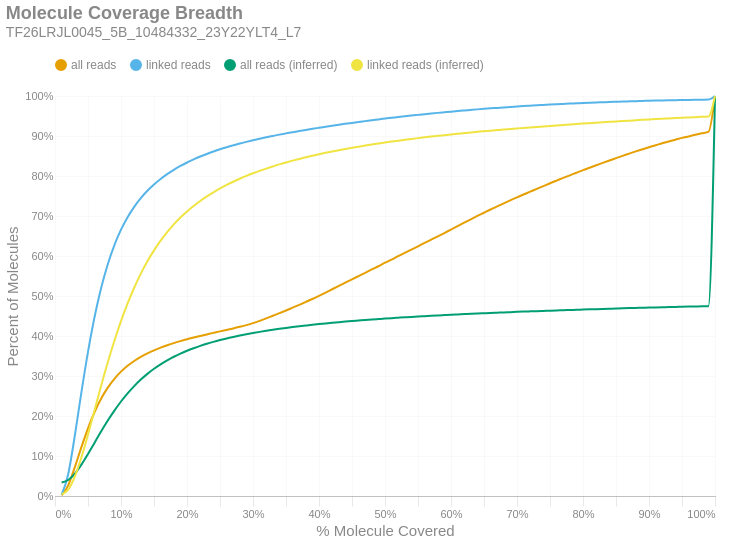

The notebook cell saved with this chart:
### Markdown cell above
### Molecule Read Coverage
This chart shows molecule coverage breadth as computed by the number of bases aligned to that molecule. In other words, "*how much of each unique long molecule is actually sequenced/aligned?*" Keep in mind there is a distinction between sequences and alignments, since some sequences belonging to a particular molecule may not align well and wouldn't appear in the alignment data. This chart also shows molecule coverage breadth as computed by the *inferred fragment* from which the aligned sequences originate. Unlike read coverage, this calculation takes into account the total insert size, including unsequenced gaps between the forward and reverse reads. Like the previous figures, these are cumulative percents.

### Code cell
if SKIPLR:
    print_html(f"Skipped")
else:
    binned_df = consolidated_hist(valids['coverage_bp'], mask, 0.01, True)
    binned_df_inf = consolidated_hist(valids['coverage_inserts'], mask, 0.01, True)
    binned_df = binned_df.with_columns(pl.lit(binned_df_inf['all reads (cumsum)']).alias('all reads (inferred)'))
    binned_df = binned_df.with_columns(pl.lit(binned_df_inf['linked reads (cumsum)']).alias('linked reads (inferred)'))
    binned_df = binned_df.with_columns(
        (pl.col('bin').cast(pl.Float64) + 0.01).alias('right_edge')
    )

    with SafeRender(binned_df):
        (
            density_plot(binned_df, 'Molecule Coverage Breadth', samplename, 'molcov', ['all reads (inferred)','linked reads (inferred)'])
            .encode(
                #x=alt.X('bin:Q', title="% Molecule Covered").axis(format = '%').scale(padding=0),
                x=alt.X('right_edge:Q', title="% Molecule Covered").axis(format='%').scale(padding=0),
                y=alt.Y('value:Q', title='Percent of Molecules')
                    .axis(format='%')
                    .stack(False)
                    .scale(domainMin=0, padding=0),
                color=alt.Color("key:N").scale(domain = ["all reads", "linked reads", "all reads (inferred)", "linked reads (inferred)"]),
                tooltip = [
                    alt.Tooltip("key:N", title = "Data Type"),
                    alt.Tooltip("range_label:N", title="% Molecule Covered"),
                    alt.Tooltip("value:Q", format = ".2%", title="% Molecules")
                ]
            )
        ).display()

### Figure 1 — Vega-Lite specification as saved in the notebook (floating-point values rounded to 4 significant figures)
{"width": "container", "height": 400, "config": {"title": {"anchor": "start", "dy": -15, "fontSize": 18, "color": "#888888", "subtitleColor": "#888888", "subtitleFontSize": 14}, "arc": {"fill": "#0072B2"}, "axis": {"domainColor": "#888888", "domainWidth": 0.5, "gridWidth": 0.2, "grid": false, "titleFontWeight": 400, "titleFontSize": 15, "labelFontSize": 11, "labelColor": "#888888", "tickColor": "#888888", "tickWidth": 0.2, "titleColor": "#888888"}, "axisBand": {"grid": false}, "axisX": {"grid": true, "tickSize": 10, "domainCap": "round"}, "axisY": {"domain": false, "grid": true, "tickSize": 0, "domainCap": "round"}, "background": "transparent", "header": {"labelFontSize": 15, "labelColor": "#888888", "titleFontSize": 15, "titleFontWeight": 600, "titleColor": "#888888"}, "legend": {"labelFont": "sans-serif", "labelFontSize": 12, "labelColor": "#888888", "symbolSize": 100, "symbolType": "circle", "titleFontSize": 12, "titlePadding": 10, "titleColor": "#888888", "title": null, "orient": "top"}, "range": {"category": ["#E69F00", "#56B4E9", "#009E73", "#F0E442", "#0072B2", "#D55E00", "#CC79A7", "#000000"], "diverging": ["#cfe8f3", "#a2d4ec", "#73bfe2", "#46abdb", "#1696d2", "#12719e"]}, "area": {"fill": "#0072B2", "fillOpacity": 0.7, "line": true, "strokeOpacity": 0.7}, "line": {"color": "#0072B2", "stroke": "#0072B2", "strokeWidth": 2}, "trail": {"color": "#0072B2", "stroke": "#0072B2", "strokeWidth": 0, "size": 1}, "point": {"filled": true, "fillOpacity": 1.0, "size": 95}, "text": {"color": "#888888", "fontSize": 11, "align": "right", "fontWeight": 400, "size": 11}, "bar": {"fill": "#0072B2", "stroke": null}, "view": {"stroke": null, "continuousWidth": 660, "continuousHeight": 400}}, "data": {"name": "data-0ededbb63774beaaef6142b862d1686d"}, "mark": {"type": "line", "interpolate": "monotone", "point": {"opacity": 0, "size": 275}}, "encoding": {"color": {"field": "key", "scale": {"domain": ["all reads", "linked reads", "all reads (inferred)", "linked reads (inferred)"]}, "type": "nominal"}, "tooltip": [{"field": "key", "title": "Data Type", "type": "nominal"}, {"field": "range_label", "title": "% Molecule Covered", "type": "nominal"}, {"field": "value", "format": ".2%", "title": "% Molecules", "type": "quantitative"}], "x": {"axis": {"format": "%"}, "field": "right_edge", "scale": {"padding": 0}, "title": "% Molecule Covered", "type": "quantitative"}, "y": {"axis": {"format": "%"}, "field": "value", "scale": {"domainMin": 0, "padding": 0}, "stack": false, "title": "Percent of Molecules", "type": "quantitative"}}, "params": [{"name": "param_c36ac31b6afebe62", "select": {"type": "point", "fields": ["key"]}, "bind": "legend"}], "title": {"text": "Molecule Coverage Breadth", "subtitle": "TF26LRJL0045_5B_10484332_23Y22YLT4_L7"}, "transform": [{"fold": ["all reads (cumsum)", "linked reads (cumsum)", "all reads (inferred)", "linked reads (inferred)"]}, {"calculate": "replace(datum.key, ' (cumsum)', '')", "as": "key"}, {"filter": {"param": "param_c36ac31b6afebe62"}}], "usermeta": {"embedOptions": {"downloadFileName": "TF26LRJL0045_5B_10484332_23Y22YLT4_L7.molcov"}}, "$schema": "https://vega.github.io/schema/vega-lite/v6.4.1.json", "datasets": {"data-0ededbb63774beaaef6142b862d1686d": [{"bin": "0.0", "interval": "0.0-0.01", "all reads": 0.001728, "linked reads": 0.002917, "all reads (cumsum)": 0.001728, "linked reads (cumsum)": 0.002917, "range_label": "0.0-0.01", "all reads (inferred)": 0.03384, "linked reads (inferred)": 0.004225, "right_edge": 0.01}, {"bin": "0.01", "interval": "0.01-0.02", "all reads": 0.02501, "linked reads": 0.05165, "all reads (cumsum)": 0.02674, "linked reads (cumsum)": 0.05456, "range_label": "0.01-0.02", "all reads (inferred)": 0.04001, "linked reads (inferred)": 0.01582, "right_edge": 0.02}, {"bin": "0.02", "interval": "0.02-0.03", "all reads": 0.04511, "linked reads": 0.09605, "all reads (cumsum)": 0.07186, "linked reads (cumsum)": 0.1506, "range_label": "0.02-0.03", "all reads (inferred)": 0.05566, "linked reads (inferred)": 0.04842, "right_edge": 0.03}, {"bin": "0.03", "interval": "0.03-0.04", "all reads": 0.0504, "linked reads": 0.1083, "all reads (cumsum)": 0.1223, "linked reads (cumsum)": 0.259, "range_label": "0.03-0.04", "all reads (inferred)": 0.07836, "linked reads (inferred)": 0.09674, "right_edge": 0.04}, {"bin": "0.04", "interval": "0.04-0.05", "all reads": 0.04696, "linked reads": 0.1013, "all reads (cumsum)": 0.1692, "linked reads (cumsum)": 0.3602, "range_label": "0.04-0.05", "all reads (inferred)": 0.105, "linked reads (inferred)": 0.1538, "right_edge": 0.05}, {"bin": "0.05", "interval": "0.05-0.06", "all reads": 0.0407, "linked reads": 0.08788, "all reads (cumsum)": 0.2099, "linked reads (cumsum)": 0.4481, "range_label": "0.05-0.06", "all reads (inferred)": 0.1334, "linked reads (inferred)": 0.215, "right_edge": 0.06}, {"bin": "0.06", "interval": "0.06-0.07", "all reads": 0.03365, "linked reads": 0.07265, "all reads (cumsum)": 0.2436, "linked reads (cumsum)": 0.5208, "range_label": "0.06-0.07", "all reads (inferred)": 0.1616, "linked reads (inferred)": 0.276, "right_edge": 0.07}, {"bin": "0.07", "interval": "0.07-0.08", "all reads": 0.02724, "linked reads": 0.05877, "all reads (cumsum)": 0.2708, "linked reads (cumsum)": 0.5795, "range_label": "0.07-0.08", "all reads (inferred)": 0.1886, "linked reads (inferred)": 0.3343, "right_edge": 0.08}, {"bin": "0.08", "interval": "0.08-0.09", "all reads": 0.02218, "linked reads": 0.04782, "all reads (cumsum)": 0.293, "linked reads (cumsum)": 0.6274, "range_label": "0.08-0.09", "all reads (inferred)": 0.2135, "linked reads (inferred)": 0.388, "right_edge": 0.09}, {"bin": "0.09", "interval": "0.09-0.1", "all reads": 0.01787, "linked reads": 0.03841, "all reads (cumsum)": 0.3109, "linked reads (cumsum)": 0.6658, "range_label": "0.09-0.1", "all reads (inferred)": 0.2362, "linked reads (inferred)": 0.4372, "right_edge": 0.1}, {"bin": "0.1", "interval": "0.1-0.11", "all reads": 0.0146, "linked reads": 0.0313, "all reads (cumsum)": 0.3255, "linked reads (cumsum)": 0.6971, "range_label": "0.1-0.11", "all reads (inferred)": 0.2566, "linked reads (inferred)": 0.4813, "right_edge": 0.11}, {"bin": "0.11", "interval": "0.11-0.12", "all reads": 0.01213, "linked reads": 0.0259, "all reads (cumsum)": 0.3376, "linked reads (cumsum)": 0.723, "range_label": "0.11-0.12", "all reads (inferred)": 0.2748, "linked reads (inferred)": 0.5207, "right_edge": 0.12}, {"bin": "0.12", "interval": "0.12-0.13", "all reads": 0.01016, "linked reads": 0.02156, "all reads (cumsum)": 0.3478, "linked reads (cumsum)": 0.7445, "range_label": "0.12-0.13", "all reads (inferred)": 0.291, "linked reads (inferred)": 0.5558, "right_edge": 0.13}, {"bin": "0.13", "interval": "0.13-0.14", "all reads": 0.008773, "linked reads": 0.01847, "all reads (cumsum)": 0.3565, "linked reads (cumsum)": 0.763, "range_label": "0.13-0.14", "all reads (inferred)": 0.3054, "linked reads (inferred)": 0.5868, "right_edge": 0.14}, {"bin": "0.14", "interval": "0.14-0.15", "all reads": 0.007628, "linked reads": 0.0159, "all reads (cumsum)": 0.3642, "linked reads (cumsum)": 0.7789, "range_label": "0.14-0.15", "all reads (inferred)": 0.318, "linked reads (inferred)": 0.6141, "right_edge": 0.15}, {"bin": "0.15", "interval": "0.15-0.16", "all reads": 0.006676, "linked reads": 0.01373, "all reads (cumsum)": 0.3708, "linked reads (cumsum)": 0.7926, "range_label": "0.15-0.16", "all reads (inferred)": 0.3292, "linked reads (inferred)": 0.6383, "right_edge": 0.16}, {"bin": "0.16", "interval": "0.16-0.17", "all reads": 0.005956, "linked reads": 0.01199, "all reads (cumsum)": 0.3768, "linked reads (cumsum)": 0.8046, "range_label": "0.16-0.17", "all reads (inferred)": 0.3391, "linked reads (inferred)": 0.6597, "right_edge": 0.17}, {"bin": "0.17", "interval": "0.17-0.18", "all reads": 0.005464, "linked reads": 0.0108, "all reads (cumsum)": 0.3823, "linked reads (cumsum)": 0.8154, "range_label": "0.17-0.18", "all reads (inferred)": 0.3481, "linked reads (inferred)": 0.6791, "right_edge": 0.18}, {"bin": "0.18", "interval": "0.18-0.19", "all reads": 0.004951, "linked reads": 0.009592, "all reads (cumsum)": 0.3872, "linked reads (cumsum)": 0.825, "range_label": "0.18-0.19", "all reads (inferred)": 0.356, "linked reads (inferred)": 0.6962, "right_edge": 0.19}, {"bin": "0.19", "interval": "0.19-0.2", "all reads": 0.004645, "linked reads": 0.008755, "all reads (cumsum)": 0.3919, "linked reads (cumsum)": 0.8338, "range_label": "0.19-0.2", "all reads (inferred)": 0.3631, "linked reads (inferred)": 0.7113, "right_edge": 0.2}, {"bin": "0.2", "interval": "0.2-0.21", "all reads": 0.004191, "linked reads": 0.007773, "all reads (cumsum)": 0.396, "linked reads (cumsum)": 0.8415, "range_label": "0.2-0.21", "all reads (inferred)": 0.3694, "linked reads (inferred)": 0.725, "right_edge": 0.21}, {"bin": "0.21", "interval": "0.21-0.22", "all reads": 0.004013, "linked reads": 0.007191, "all reads (cumsum)": 0.4001, "linked reads (cumsum)": 0.8487, "range_label": "0.21-0.22", "all reads (inferred)": 0.3753, "linked reads (inferred)": 0.7376, "right_edge": 0.22}, {"bin": "0.22", "interval": "0.22-0.23", "all reads": 0.003864, "linked reads": 0.006414, "all reads (cumsum)": 0.4039, "linked reads (cumsum)": 0.8551, "range_label": "0.22-0.23", "all reads (inferred)": 0.3806, "linked reads (inferred)": 0.749, "right_edge": 0.23}, {"bin": "0.23", "interval": "0.23-0.24", "all reads": 0.003871, "linked reads": 0.005987, "all reads (cumsum)": 0.4078, "linked reads (cumsum)": 0.8611, "range_label": "0.23-0.24", "all reads (inferred)": 0.3854, "linked reads (inferred)": 0.7593, "right_edge": 0.24}, {"bin": "0.24", "interval": "0.24-0.25", "all reads": 0.003825, "linked reads": 0.005635, "all reads (cumsum)": 0.4116, "linked reads (cumsum)": 0.8668, "range_label": "0.24-0.25", "all reads (inferred)": 0.3898, "linked reads (inferred)": 0.7688, "right_edge": 0.25}, {"bin": "0.25", "interval": "0.25-0.26", "all reads": 0.00362, "linked reads": 0.005096, "all reads (cumsum)": 0.4152, "linked reads (cumsum)": 0.8719, "range_label": "0.25-0.26", "all reads (inferred)": 0.3939, "linked reads (inferred)": 0.7777, "right_edge": 0.26}, {"bin": "0.26", "interval": "0.26-0.27", "all reads": 0.003685, "linked reads": 0.004709, "all reads (cumsum)": 0.4189, "linked reads (cumsum)": 0.8766, "range_label": "0.26-0.27", "all reads (inferred)": 0.3977, "linked reads (inferred)": 0.7857, "right_edge": 0.27}, {"bin": "0.27", "interval": "0.27-0.28", "all reads": 0.004025, "linked reads": 0.004551, "all reads (cumsum)": 0.4229, "linked reads (cumsum)": 0.8811, "range_label": "0.27-0.28", "all reads (inferred)": 0.4012, "linked reads (inferred)": 0.7932, "right_edge": 0.28}, {"bin": "0.28", "interval": "0.28-0.29", "all reads": 0.004297, "linked reads": 0.0042, "all reads (cumsum)": 0.4272, "linked reads (cumsum)": 0.8853, "range_label": "0.28-0.29", "all reads (inferred)": 0.4044, "linked reads (inferred)": 0.8002, "right_edge": 0.29}, {"bin": "0.29", "interval": "0.29-0.3", "all reads": 0.004848, "linked reads": 0.004028, "all reads (cumsum)": 0.4321, "linked reads (cumsum)": 0.8893, "range_label": "0.29-0.3", "all reads (inferred)": 0.4075, "linked reads (inferred)": 0.8068, "right_edge": 0.3}, {"bin": "0.3", "interval": "0.3-0.31", "all reads": 0.005599, "linked reads": 0.00383, "all reads (cumsum)": 0.4377, "linked reads (cumsum)": 0.8932, "range_label": "0.3-0.31", "all reads (inferred)": 0.4103, "linked reads (inferred)": 0.8128, "right_edge": 0.31}, {"bin": "0.31", "interval": "0.31-0.32", "all reads": 0.006249, "linked reads": 0.003605, "all reads (cumsum)": 0.4439, "linked reads (cumsum)": 0.8968, "range_label": "0.31-0.32", "all reads (inferred)": 0.413, "linked reads (inferred)": 0.8185, "right_edge": 0.32}, {"bin": "0.32", "interval": "0.32-0.33", "all reads": 0.006581, "linked reads": 0.003369, "all reads (cumsum)": 0.4505, "linked reads (cumsum)": 0.9001, "range_label": "0.32-0.33", "all reads (inferred)": 0.4155, "linked reads (inferred)": 0.8239, "right_edge": 0.33}, {"bin": "0.33", "interval": "0.33-0.34", "all reads": 0.0066, "linked reads": 0.00332, "all reads (cumsum)": 0.4571, "linked reads (cumsum)": 0.9035, "range_label": "0.33-0.34", "all reads (inferred)": 0.4179, "linked reads (inferred)": 0.8291, "right_edge": 0.34}, {"bin": "0.34", "interval": "0.34-0.35", "all reads": 0.006721, "linked reads": 0.003082, "all reads (cumsum)": 0.4638, "linked reads (cumsum)": 0.9065, "range_label": "0.34-0.35", "all reads (inferred)": 0.4202, "linked reads (inferred)": 0.8339, "right_edge": 0.35}, {"bin": "0.35", "interval": "0.35-0.36", "all reads": 0.006975, "linked reads": 0.003031, "all reads (cumsum)": 0.4708, "linked reads (cumsum)": 0.9096, "range_label": "0.35-0.36", "all reads (inferred)": 0.4223, "linked reads (inferred)": 0.8384, "right_edge": 0.36}, {"bin": "0.36", "interval": "0.36-0.37", "all reads": 0.006945, "linked reads": 0.002813, "all reads (cumsum)": 0.4778, "linked reads (cumsum)": 0.9124, "range_label": "0.36-0.37", "all reads (inferred)": 0.4243, "linked reads (inferred)": 0.8427, "right_edge": 0.37}, {"bin": "0.37", "interval": "0.37-0.38", "all reads": 0.007355, "linked reads": 0.0028, "all reads (cumsum)": 0.4851, "linked reads (cumsum)": 0.9152, "range_label": "0.37-0.38", "all reads (inferred)": 0.4262, "linked reads (inferred)": 0.8468, "right_edge": 0.38}, {"bin": "0.38", "interval": "0.38-0.39", "all reads": 0.007379, "linked reads": 0.002727, "all reads (cumsum)": 0.4925, "linked reads (cumsum)": 0.9179, "range_label": "0.38-0.39", "all reads (inferred)": 0.4281, "linked reads (inferred)": 0.8507, "right_edge": 0.39}, {"bin": "0.39", "interval": "0.39-0.4", "all reads": 0.007811, "linked reads": 0.002606, "all reads (cumsum)": 0.5003, "linked reads (cumsum)": 0.9205, "range_label": "0.39-0.4", "all reads (inferred)": 0.4298, "linked reads (inferred)": 0.8544, "right_edge": 0.4}, {"bin": "0.4", "interval": "0.4-0.41", "all reads": 0.008117, "linked reads": 0.002604, "all reads (cumsum)": 0.5084, "linked reads (cumsum)": 0.9231, "range_label": "0.4-0.41", "all reads (inferred)": 0.4314, "linked reads (inferred)": 0.8579, "right_edge": 0.41}, {"bin": "0.41", "interval": "0.41-0.42", "all reads": 0.008422, "linked reads": 0.002503, "all reads (cumsum)": 0.5168, "linked reads (cumsum)": 0.9256, "range_label": "0.41-0.42", "all reads (inferred)": 0.433, "linked reads (inferred)": 0.8613, "right_edge": 0.42}, {"bin": "0.42", "interval": "0.42-0.43", "all reads": 0.008348, "linked reads": 0.002445, "all reads (cumsum)": 0.5252, "linked reads (cumsum)": 0.9281, "range_label": "0.42-0.43", "all reads (inferred)": 0.4345, "linked reads (inferred)": 0.8645, "right_edge": 0.43}, {"bin": "0.43", "interval": "0.43-0.44", "all reads": 0.00832, "linked reads": 0.002346, "all reads (cumsum)": 0.5335, "linked reads (cumsum)": 0.9304, "range_label": "0.43-0.44", "all reads (inferred)": 0.436, "linked reads (inferred)": 0.8676, "right_edge": 0.44}, {"bin": "0.44", "interval": "0.44-0.45", "all reads": 0.008298, "linked reads": 0.002338, "all reads (cumsum)": 0.5418, "linked reads (cumsum)": 0.9328, "range_label": "0.44-0.45", "all reads (inferred)": 0.4373, "linked reads (inferred)": 0.8705, "right_edge": 0.45}, {"bin": "0.45", "interval": "0.45-0.46", "all reads": 0.008086, "linked reads": 0.002264, "all reads (cumsum)": 0.5499, "linked reads (cumsum)": 0.935, "range_label": "0.45-0.46", "all reads (inferred)": 0.4387, "linked reads (inferred)": 0.8733, "right_edge": 0.46}, {"bin": "0.46", "interval": "0.46-0.47", "all reads": 0.008063, "linked reads": 0.002175, "all reads (cumsum)": 0.558, "linked reads (cumsum)": 0.9372, "range_label": "0.46-0.47", "all reads (inferred)": 0.44, "linked reads (inferred)": 0.8761, "right_edge": 0.47}, {"bin": "0.47", "interval": "0.47-0.48", "all reads": 0.008363, "linked reads": 0.002208, "all reads (cumsum)": 0.5663, "linked reads (cumsum)": 0.9394, "range_label": "0.47-0.48", "all reads (inferred)": 0.4412, "linked reads (inferred)": 0.8787, "right_edge": 0.48}, {"bin": "0.48", "interval": "0.48-0.49", "all reads": 0.008032, "linked reads": 0.002048, "all reads (cumsum)": 0.5744, "linked reads (cumsum)": 0.9415, "range_label": "0.48-0.49", "all reads (inferred)": 0.4424, "linked reads (inferred)": 0.8813, "right_edge": 0.49}, {"bin": "0.49", "interval": "0.49-0.5", "all reads": 0.008914, "linked reads": 0.002125, "all reads (cumsum)": 0.5833, "linked reads (cumsum)": 0.9436, "range_label": "0.49-0.5", "all reads (inferred)": 0.4436, "linked reads (inferred)": 0.8838, "right_edge": 0.5}, {"bin": "0.5", "interval": "0.5-0.51", "all reads": 0.007619, "linked reads": 0.001888, "all reads (cumsum)": 0.5909, "linked reads (cumsum)": 0.9455, "range_label": "0.5-0.51", "all reads (inferred)": 0.4447, "linked reads (inferred)": 0.8861, "right_edge": 0.51}, {"bin": "0.51", "interval": "0.51-0.52", "all reads": 0.008533, "linked reads": 0.001953, "all reads (cumsum)": 0.5994, "linked reads (cumsum)": 0.9474, "range_label": "0.51-0.52", "all reads (inferred)": 0.4457, "linked reads (inferred)": 0.8883, "right_edge": 0.52}, {"bin": "0.52", "interval": "0.52-0.53", "all reads": 0.0082, "linked reads": 0.001865, "all reads (cumsum)": 0.6076, "linked reads (cumsum)": 0.9493, "range_label": "0.52-0.53", "all reads (inferred)": 0.4468, "linked reads (inferred)": 0.8905, "right_edge": 0.53}, {"bin": "0.53", "interval": "0.53-0.54", "all reads": 0.008395, "linked reads": 0.001795, "all reads (cumsum)": 0.616, "linked reads (cumsum)": 0.9511, "range_label": "0.53-0.54", "all reads (inferred)": 0.4478, "linked reads (inferred)": 0.8927, "right_edge": 0.54}, {"bin": "0.54", "interval": "0.54-0.55", "all reads": 0.008242, "linked reads": 0.001733, "all reads (cumsum)": 0.6243, "linked reads (cumsum)": 0.9528, "range_label": "0.54-0.55", "all reads (inferred)": 0.4488, "linked reads (inferred)": 0.8947, "right_edge": 0.55}, {"bin": "0.55", "interval": "0.55-0.56", "all reads": 0.00848, "linked reads": 0.001727, "all reads (cumsum)": 0.6327, "linked reads (cumsum)": 0.9545, "range_label": "0.55-0.56", "all reads (inferred)": 0.4497, "linked reads (inferred)": 0.8966, "right_edge": 0.56}, {"bin": "0.56", "interval": "0.56-0.57", "all reads": 0.008162, "linked reads": 0.001668, "all reads (cumsum)": 0.6409, "linked reads (cumsum)": 0.9562, "range_label": "0.56-0.57", "all reads (inferred)": 0.4506, "linked reads (inferred)": 0.8986, "right_edge": 0.57}, {"bin": "0.57", "interval": "0.57-0.58", "all reads": 0.008121, "linked reads": 0.001617, "all reads (cumsum)": 0.649, "linked reads (cumsum)": 0.9578, "range_label": "0.57-0.58", "all reads (inferred)": 0.4514, "linked reads (inferred)": 0.9004, "right_edge": 0.58}, {"bin": "0.58", "interval": "0.58-0.59", "all reads": 0.008438, "linked reads": 0.001552, "all reads (cumsum)": 0.6575, "linked reads (cumsum)": 0.9594, "range_label": "0.58-0.59", "all reads (inferred)": 0.4523, "linked reads (inferred)": 0.9021, "right_edge": 0.59}, {"bin": "0.59", "interval": "0.59-0.6", "all reads": 0.008691, "linked reads": 0.001551, "all reads (cumsum)": 0.6661, "linked reads (cumsum)": 0.9609, "range_label": "0.59-0.6", "all reads (inferred)": 0.4531, "linked reads (inferred)": 0.9039, "right_edge": 0.6}, {"bin": "0.6", "interval": "0.6-0.61", "all reads": 0.008457, "linked reads": 0.001479, "all reads (cumsum)": 0.6746, "linked reads (cumsum)": 0.9624, "range_label": "0.6-0.61", "all reads (inferred)": 0.4539, "linked reads (inferred)": 0.9056, "right_edge": 0.61}, {"bin": "0.61", "interval": "0.61-0.62", "all reads": 0.008749, "linked reads": 0.001408, "all reads (cumsum)": 0.6834, "linked reads (cumsum)": 0.9638, "range_label": "0.61-0.62", "all reads (inferred)": 0.4547, "linked reads (inferred)": 0.9072, "right_edge": 0.62}, {"bin": "0.62", "interval": "0.62-0.63", "all reads": 0.008465, "linked reads": 0.001391, "all reads (cumsum)": 0.6918, "linked reads (cumsum)": 0.9652, "range_label": "0.62-0.63", "all reads (inferred)": 0.4555, "linked reads (inferred)": 0.9089, "right_edge": 0.63}, {"bin": "0.63", "interval": "0.63-0.64", "all reads": 0.008278, "linked reads": 0.001365, "all reads (cumsum)": 0.7001, "linked reads (cumsum)": 0.9666, "range_label": "0.63-0.64", "all reads (inferred)": 0.4563, "linked reads (inferred)": 0.9105, "right_edge": 0.64}, {"bin": "0.64", "interval": "0.64-0.65", "all reads": 0.008017, "linked reads": 0.001288, "all reads (cumsum)": 0.7081, "linked reads (cumsum)": 0.9679, "range_label": "0.64-0.65", "all reads (inferred)": 0.457, "linked reads (inferred)": 0.912, "right_edge": 0.65}, {"bin": "0.65", "interval": "0.65-0.66", "all reads": 0.008133, "linked reads": 0.001248, "all reads (cumsum)": 0.7162, "linked reads (cumsum)": 0.9691, "range_label": "0.65-0.66", "all reads (inferred)": 0.4577, "linked reads (inferred)": 0.9134, "right_edge": 0.66}, {"bin": "0.66", "interval": "0.66-0.67", "all reads": 0.007663, "linked reads": 0.001185, "all reads (cumsum)": 0.7239, "linked reads (cumsum)": 0.9703, "range_label": "0.66-0.67", "all reads (inferred)": 0.4584, "linked reads (inferred)": 0.9148, "right_edge": 0.67}, {"bin": "0.67", "interval": "0.67-0.68", "all reads": 0.007737, "linked reads": 0.001211, "all reads (cumsum)": 0.7316, "linked reads (cumsum)": 0.9715, "range_label": "0.67-0.68", "all reads (inferred)": 0.459, "linked reads (inferred)": 0.9162, "right_edge": 0.68}, {"bin": "0.68", "interval": "0.68-0.69", "all reads": 0.007502, "linked reads": 0.001138, "all reads (cumsum)": 0.7391, "linked reads (cumsum)": 0.9726, "range_label": "0.68-0.69", "all reads (inferred)": 0.4597, "linked reads (inferred)": 0.9176, "right_edge": 0.69}, {"bin": "0.69", "interval": "0.69-0.7", "all reads": 0.007474, "linked reads": 0.001024, "all reads (cumsum)": 0.7466, "linked reads (cumsum)": 0.9737, "range_label": "0.69-0.7", "all reads (inferred)": 0.4603, "linked reads (inferred)": 0.9189, "right_edge": 0.7}, {"bin": "0.7", "interval": "0.7-0.71", "all reads": 0.007119, "linked reads": 0.001051, "all reads (cumsum)": 0.7537, "linked reads (cumsum)": 0.9747, "range_label": "0.7-0.71", "all reads (inferred)": 0.461, "linked reads (inferred)": 0.9203, "right_edge": 0.71}, {"bin": "0.71", "interval": "0.71-0.72", "all reads": 0.007064, "linked reads": 0.001001, "all reads (cumsum)": 0.7608, "linked reads (cumsum)": 0.9757, "range_label": "0.71-0.72", "all reads (inferred)": 0.4616, "linked reads (inferred)": 0.9215, "right_edge": 0.72}, {"bin": "0.72", "interval": "0.72-0.73", "all reads": 0.007171, "linked reads": 0.0009969, "all reads (cumsum)": 0.768, "linked reads (cumsum)": 0.9767, "range_label": "0.72-0.73", "all reads (inferred)": 0.4622, "linked reads (inferred)": 0.9228, "right_edge": 0.73}, {"bin": "0.73", "interval": "0.73-0.74", "all reads": 0.006878, "linked reads": 0.0009129, "all reads (cumsum)": 0.7749, "linked reads (cumsum)": 0.9776, "range_label": "0.73-0.74", "all reads (inferred)": 0.4628, "linked reads (inferred)": 0.924, "right_edge": 0.74}, {"bin": "0.74", "interval": "0.74-0.75", "all reads": 0.007117, "linked reads": 0.0009343, "all reads (cumsum)": 0.782, "linked reads (cumsum)": 0.9786, "range_label": "0.74-0.75", "all reads (inferred)": 0.4633, "linked reads (inferred)": 0.9252, "right_edge": 0.75}, {"bin": "0.75", "interval": "0.75-0.76", "all reads": 0.006584, "linked reads": 0.0008487, "all reads (cumsum)": 0.7886, "linked reads (cumsum)": 0.9794, "range_label": "0.75-0.76", "all reads (inferred)": 0.4639, "linked reads (inferred)": 0.9264, "right_edge": 0.76}, {"bin": "0.76", "interval": "0.76-0.77", "all reads": 0.006602, "linked reads": 0.0007988, "all reads (cumsum)": 0.7952, "linked reads (cumsum)": 0.9802, "range_label": "0.76-0.77", "all reads (inferred)": 0.4645, "linked reads (inferred)": 0.9275, "right_edge": 0.77}, {"bin": "0.77", "interval": "0.77-0.78", "all reads": 0.006511, "linked reads": 0.0007948, "all reads (cumsum)": 0.8017, "linked reads (cumsum)": 0.981, "range_label": "0.77-0.78", "all reads (inferred)": 0.465, "linked reads (inferred)": 0.9287, "right_edge": 0.78}, {"bin": "0.78", "interval": "0.78-0.79", "all reads": 0.006426, "linked reads": 0.0007441, "all reads (cumsum)": 0.8081, "linked reads (cumsum)": 0.9817, "range_label": "0.78-0.79", "all reads (inferred)": 0.4656, "linked reads (inferred)": 0.9298, "right_edge": 0.79}, {"bin": "0.79", "interval": "0.79-0.8", "all reads": 0.006581, "linked reads": 0.0007655, "all reads (cumsum)": 0.8147, "linked reads (cumsum)": 0.9825, "range_label": "0.79-0.8", "all reads (inferred)": 0.4661, "linked reads (inferred)": 0.931, "right_edge": 0.8}, {"bin": "0.8", "interval": "0.8-0.81", "all reads": 0.006099, "linked reads": 0.0006664, "all reads (cumsum)": 0.8208, "linked reads (cumsum)": 0.9832, "range_label": "0.8-0.81", "all reads (inferred)": 0.4667, "linked reads (inferred)": 0.9321, "right_edge": 0.81}, {"bin": "0.81", "interval": "0.81-0.82", "all reads": 0.006067, "linked reads": 0.0006292, "all reads (cumsum)": 0.8268, "linked reads (cumsum)": 0.9838, "range_label": "0.81-0.82", "all reads (inferred)": 0.4672, "linked reads (inferred)": 0.9332, "right_edge": 0.82}, {"bin": "0.82", "interval": "0.82-0.83", "all reads": 0.006094, "linked reads": 0.000607, "all reads (cumsum)": 0.8329, "linked reads (cumsum)": 0.9844, "range_label": "0.82-0.83", "all reads (inferred)": 0.4677, "linked reads (inferred)": 0.9343, "right_edge": 0.83}, {"bin": "0.83", "interval": "0.83-0.84", "all reads": 0.005914, "linked reads": 0.0006102, "all reads (cumsum)": 0.8388, "linked reads (cumsum)": 0.985, "range_label": "0.83-0.84", "all reads (inferred)": 0.4682, "linked reads (inferred)": 0.9353, "right_edge": 0.84}, {"bin": "0.84", "interval": "0.84-0.85", "all reads": 0.005751, "linked reads": 0.0005594, "all reads (cumsum)": 0.8446, "linked reads (cumsum)": 0.9856, "range_label": "0.84-0.85", "all reads (inferred)": 0.4687, "linked reads (inferred)": 0.9364, "right_edge": 0.85}, {"bin": "0.85", "interval": "0.85-0.86", "all reads": 0.005753, "linked reads": 0.0005697, "all reads (cumsum)": 0.8504, "linked reads (cumsum)": 0.9862, "range_label": "0.85-0.86", "all reads (inferred)": 0.4692, "linked reads (inferred)": 0.9374, "right_edge": 0.86}, {"bin": "0.86", "interval": "0.86-0.87", "all reads": 0.005575, "linked reads": 0.0004968, "all reads (cumsum)": 0.8559, "linked reads (cumsum)": 0.9866, "range_label": "0.86-0.87", "all reads (inferred)": 0.4697, "linked reads (inferred)": 0.9384, "right_edge": 0.87}, {"bin": "0.87", "interval": "0.87-0.88", "all reads": 0.00556, "linked reads": 0.0004881, "all reads (cumsum)": 0.8615, "linked reads (cumsum)": 0.9871, "range_label": "0.87-0.88", "all reads (inferred)": 0.4702, "linked reads (inferred)": 0.9394, "right_edge": 0.88}, {"bin": "0.88", "interval": "0.88-0.89", "all reads": 0.005275, "linked reads": 0.0004754, "all reads (cumsum)": 0.8668, "linked reads (cumsum)": 0.9876, "range_label": "0.88-0.89", "all reads (inferred)": 0.4706, "linked reads (inferred)": 0.9404, "right_edge": 0.89}, {"bin": "0.89", "interval": "0.89-0.9", "all reads": 0.005156, "linked reads": 0.0004794, "all reads (cumsum)": 0.8719, "linked reads (cumsum)": 0.9881, "range_label": "0.89-0.9", "all reads (inferred)": 0.4711, "linked reads (inferred)": 0.9413, "right_edge": 0.9}, {"bin": "0.9", "interval": "0.9-0.91", "all reads": 0.004813, "linked reads": 0.0004089, "all reads (cumsum)": 0.8767, "linked reads (cumsum)": 0.9885, "range_label": "0.9-0.91", "all reads (inferred)": 0.4715, "linked reads (inferred)": 0.9422, "right_edge": 0.91}, {"bin": "0.91", "interval": "0.91-0.92", "all reads": 0.005284, "linked reads": 0.0003613, "all reads (cumsum)": 0.882, "linked reads (cumsum)": 0.9889, "range_label": "0.91-0.92", "all reads (inferred)": 0.4719, "linked reads (inferred)": 0.9431, "right_edge": 0.92}, {"bin": "0.92", "interval": "0.92-0.93", "all reads": 0.004241, "linked reads": 0.0003526, "all reads (cumsum)": 0.8863, "linked reads (cumsum)": 0.9892, "range_label": "0.92-0.93", "all reads (inferred)": 0.4723, "linked reads (inferred)": 0.9439, "right_edge": 0.93}, {"bin": "0.93", "interval": "0.93-0.94", "all reads": 0.004522, "linked reads": 0.0003138, "all reads (cumsum)": 0.8908, "linked reads (cumsum)": 0.9895, "range_label": "0.93-0.94", "all reads (inferred)": 0.4727, "linked reads (inferred)": 0.9447, "right_edge": 0.94}, {"bin": "0.94", "interval": "0.94-0.95", "all reads": 0.004533, "linked reads": 0.0003217, "all reads (cumsum)": 0.8953, "linked reads (cumsum)": 0.9898, "range_label": "0.94-0.95", "all reads (inferred)": 0.4731, "linked reads (inferred)": 0.9455, "right_edge": 0.95}, {"bin": "0.95", "interval": "0.95-0.96", "all reads": 0.003679, "linked reads": 0.0003082, "all reads (cumsum)": 0.899, "linked reads (cumsum)": 0.9902, "range_label": "0.95-0.96", "all reads (inferred)": 0.4735, "linked reads (inferred)": 0.9463, "right_edge": 0.96}, {"bin": "0.96", "interval": "0.96-0.97", "all reads": 0.003923, "linked reads": 0.000275, "all reads (cumsum)": 0.9029, "linked reads (cumsum)": 0.9904, "range_label": "0.96-0.97", "all reads (inferred)": 0.4739, "linked reads (inferred)": 0.947, "right_edge": 0.97}, {"bin": "0.97", "interval": "0.97-0.98", "all reads": 0.003795, "linked reads": 0.0002655, "all reads (cumsum)": 0.9067, "linked reads (cumsum)": 0.9907, "range_label": "0.97-0.98", "all reads (inferred)": 0.4743, "linked reads (inferred)": 0.9478, "right_edge": 0.98}, {"bin": "0.98", "interval": "0.98-0.99", "all reads": 0.003519, "linked reads": 0.0002766, "all reads (cumsum)": 0.9102, "linked reads (cumsum)": 0.991, "range_label": "0.98-0.99", "all reads (inferred)": 0.4747, "linked reads (inferred)": 0.9486, "right_edge": 0.99}, {"bin": "0.99", "interval": "0.99-1.0", "all reads": 0.08977, "linked reads": 0.009026, "all reads (cumsum)": 1.0, "linked reads (cumsum)": 1.0, "range_label": "0.99-1.0", "all reads (inferred)": 1.0, "linked reads (inferred)": 1.0, "right_edge": 1.0}]}}
